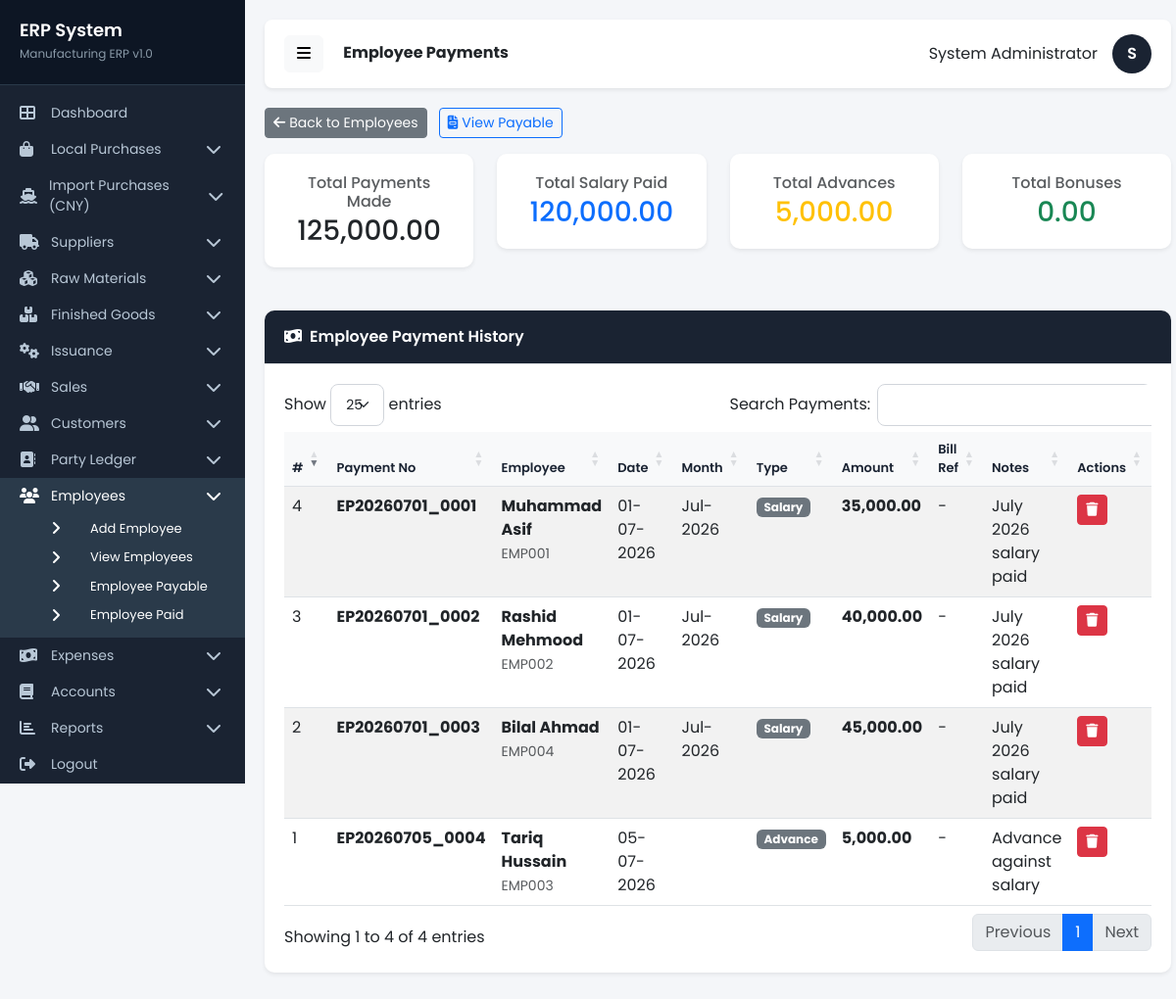
Page /pages/employee_paid.php (signed in) on the committed database.
### tables this page shows
CREATE TABLE `employee_payments` (
  `id` int(11) NOT NULL,
  `payment_no` varchar(50) NOT NULL,
  `employee_id` int(11) NOT NULL,
  `payment_date` date DEFAULT NULL,
  `amount` decimal(18,2) NOT NULL,
  `month_year` varchar(20) DEFAULT NULL,
  `payment_type` enum('salary','advance','bonus','other') DEFAULT 'salary',
  `notes` text DEFAULT NULL,
  `date_time` datetime DEFAULT NULL
);

CREATE TABLE `employees` (
  `id` int(11) NOT NULL,
  `employee_code` varchar(50) NOT NULL,
  `employee_name` varchar(200) NOT NULL,
  `father_name` varchar(200) DEFAULT NULL,
  `cnic` varchar(20) DEFAULT NULL,
  `phone` varchar(20) DEFAULT NULL,
  `email` varchar(100) DEFAULT NULL,
  `address` text DEFAULT NULL,
  `city` varchar(100) DEFAULT NULL,
  `designation` varchar(100) DEFAULT NULL,
  `department` varchar(100) DEFAULT NULL,
  `joining_date` date DEFAULT NULL,
  `monthly_salary` decimal(18,2) DEFAULT 0.00,
  `opening_balance` decimal(18,2) DEFAULT 0.00,
  `current_balance` decimal(18,2) DEFAULT 0.00,
  `status` enum('active','inactive') DEFAULT 'active',
  `date_time` datetime DEFAULT NULL
);

### includes/database.php (called while the page is built, shortened)
<?php
$db = new mysqli(DB_HOST, DB_USER, DB_PASS, DB_NAME);
$db->set_charset("utf8");
function executePrepared($sql, $types = '', $params = []) {
    global $db;
    $stmt = $db->prepare($sql);
    $stmt->execute();
    return $stmt;
}
function getRow($sql, $types = '', $params = []) {
    $stmt = executePrepared($sql, $types, $params);
    $result = $stmt->get_result();
    $row = $result->fetch_assoc();
    return $row;
}
function getRows($sql, $types = '', $params = []) {
    $stmt = executePrepared($sql, $types, $params);
    $result = $stmt->get_result();
    $rows = [];
    while ($row = $result->fetch_assoc()) {
        $rows[] = $row;
    }
    return $rows;
}
function formatCurrency($amount) {
    return number_format($amount, 2);
}
?>

### pages/employee_paid.php (the view, shortened to what this page needs)
<?php
require_once '../includes/database.php';
$totalPayments = getRow("SELECT COALESCE(SUM(amount), 0) AS total FROM employee_payments");
$totalSalary = getRow("SELECT COALESCE(SUM(amount), 0) AS total FROM employee_payments WHERE payment_type = 'salary'");
$totalAdvances = getRow("SELECT COALESCE(SUM(amount), 0) AS total FROM employee_payments WHERE payment_type = 'advance'");
$totalBonuses = getRow("SELECT COALESCE(SUM(amount), 0) AS total FROM employee_payments WHERE payment_type = 'bonus'");
$payments = getRows("SELECT p.*, e.employee_name, e.employee_code
    FROM employee_payments p
    LEFT JOIN employees e ON p.employee_id = e.id
    ORDER BY p.id DESC");
include '../includes/header.php';
include '../includes/sidebar.php';
?>
<div class="row mb-3">
    <div class="col-12">
        <a href="employees.php" class="btn btn-secondary btn-sm"><i class="fas fa-arrow-left me-1"></i>Back to Employees</a>
        <a href="employee_payable.php" class="btn btn-outline-primary btn-sm ms-2"><i class="fas fa-file-invoice me-1"></i>View Payable</a>
    </div>
</div>
<div class="row mb-4">
    <div class="col-md-3">
        <div class="card shadow-sm">
            <div class="card-body text-center">
                <h6 class="text-muted mb-1">Total Payments Made</h6>
                <h3 class="mb-0"><?php echo formatCurrency($totalPayments['total']); ?></h3>
            </div>
        </div>
    </div>
    <div class="col-md-3">
        <div class="card shadow-sm">
            <div class="card-body text-center">
                <h6 class="text-muted mb-1">Total Salary Paid</h6>
                <h3 class="mb-0 text-primary"><?php echo formatCurrency($totalSalary['total']); ?></h3>
            </div>
        </div>
    </div>
    <div class="col-md-3">
        <div class="card shadow-sm">
            <div class="card-body text-center">
                <h6 class="text-muted mb-1">Total Advances</h6>
                <h3 class="mb-0 text-warning"><?php echo formatCurrency($totalAdvances['total']); ?></h3>
            </div>
        </div>
    </div>
    <div class="col-md-3">
        <div class="card shadow-sm">
            <div class="card-body text-center">
                <h6 class="text-muted mb-1">Total Bonuses</h6>
                <h3 class="mb-0 text-success"><?php echo formatCurrency($totalBonuses['total']); ?></h3>
            </div>
        </div>
    </div>
</div>
<div class="row">
    <div class="col-12">
        <div class="card shadow-sm">
            <div class="card-header" style="background:#1a2332;color:#fff;">
                <i class="fas fa-money-bill-wave me-2"></i>Employee Payment History
            </div>
            <div class="card-body">
                <div class="table-responsive">
                    <table class="table table-striped table-hover" id="paymentTable">
                        <thead>
                            <tr>
                                <th>#</th>
                                <th>Payment No</th>
                                <th>Employee</th>
                                <th>Date</th>
                                <th>Month</th>
                                <th>Type</th>
                                <th>Amount</th>
                                <th>Bill Ref</th>
                                <th>Notes</th>
                                <th>Actions</th>
                            </tr>
                        </thead>
                        <tbody>
                            <?php $i = 1; foreach ($payments as $p): ?>
                                <tr>
                                    <td><?php echo $i++; ?></td>
                                    <td><strong><?php echo htmlspecialchars($p['payment_no']); ?></strong></td>
                                    <td>
                                        <strong><?php echo htmlspecialchars($p['employee_name']); ?></strong>
                                        <br><small class="text-muted"><?php echo htmlspecialchars($p['employee_code']); ?></small>
                                    </td>
                                    <td><?php echo date('d-m-Y', strtotime($p['payment_date'])); ?></td>
                                    <td><?php echo htmlspecialchars($p['month_year']); ?></td>
                                    <td><span class="badge bg-secondary"><?php echo ucfirst($p['payment_type']); ?></span></td>
                                    <td><strong><?php echo formatCurrency($p['amount']); ?></strong></td>
                                    <td>
                                        <?php if (!empty($p['payable_id']) && $p['payable_id'] > 0): ?>
                                            <?php $bill = getRow("SELECT bill_no FROM employee_payables WHERE id = ?", 'i', [$p['payable_id']]); ?>
                                            <?php if ($bill): ?>
                                                <a href="employee_payable.php" class="badge bg-info"><?php echo htmlspecialchars($bill['bill_no']); ?></a>
                                            <?php else: ?>
                                                -
                                            <?php endif; ?>
                                        <?php else: ?>
                                            -
                                        <?php endif; ?>
                                    </td>
                                    <td><?php echo htmlspecialchars($p['notes'] ?: '-'); ?></td>
                                    <td>
                                        <a href="?delete=<?php echo $p['id']; ?>" class="btn btn-sm btn-danger delete-confirm" title="Delete">
                                            <i class="fas fa-trash"></i>
                                        </a>
                                    </td>
                                </tr>
                            <?php endforeach; ?>
                        </tbody>
                    </table>
                </div>
            </div>
        </div>
    </div>
</div>
<link rel="stylesheet" href="https://cdn.datatables.net/1.13.4/css/dataTables.bootstrap5.min.css">
<?php include '../includes/footer.php'; ?>

### includes/header.php (style rules this page uses)
* { font-family: 'Poppins', sans-serif; }
body { background-color: #f4f6f9; margin: 0; padding: 0; }
.card { border: none; border-radius: 10px; box-shadow: 0 2px 10px rgba(0,0,0,0.08); margin-bottom: 20px; }
.card-header { background: #fff; border-bottom: 1px solid #e8eaed; padding: 15px 20px; font-weight: 600; border-radius: 10px 10px 0 0 !important; }
.card-body { padding: 20px; }
.table-responsive { border-radius: 8px; }
.table th { background: #f8f9fa; font-weight: 600; font-size: 13px; color: #1a2332; }

### rows in the picture
employee_payments: payment_no "EP20260705_0004", employee.employee_name "Tariq Hussain", employee.employee_code "EMP003", payment_date "05-07-2026", payment_type "Advance", amount "5,000.00", notes "Advance against salary"
employee_payments: payment_no "EP20260701_0003", employee.employee_name "Bilal Ahmad", employee.employee_code "EMP004", payment_date "01-07-2026", month_year "Jul-2026", payment_type "Salary", amount "45,000.00", notes "July 2026 salary paid"
employee_payments: payment_no "EP20260701_0002", employee.employee_name "Rashid Mehmood", employee.employee_code "EMP002", payment_date "01-07-2026", month_year "Jul-2026", payment_type "Salary", amount "40,000.00", notes "July 2026 salary paid"
employee_payments: payment_no "EP20260701_0001", employee.employee_name "Muhammad Asif", employee.employee_code "EMP001", payment_date "01-07-2026", month_year "Jul-2026", payment_type "Salary", amount "35,000.00", notes "July 2026 salary paid"

### other values in the picture
$pageTitle "Employee Payments"
$_SESSION['full_name'] "System Administrator"
substr($_SESSION['full_name'], 0, 1) "S"
formatCurrency($totalPayments['total']) "125,000.00"
formatCurrency($totalSalary['total']) "120,000.00"
formatCurrency($totalAdvances['total']) "5,000.00"
formatCurrency($totalBonuses['total']) "0.00"
